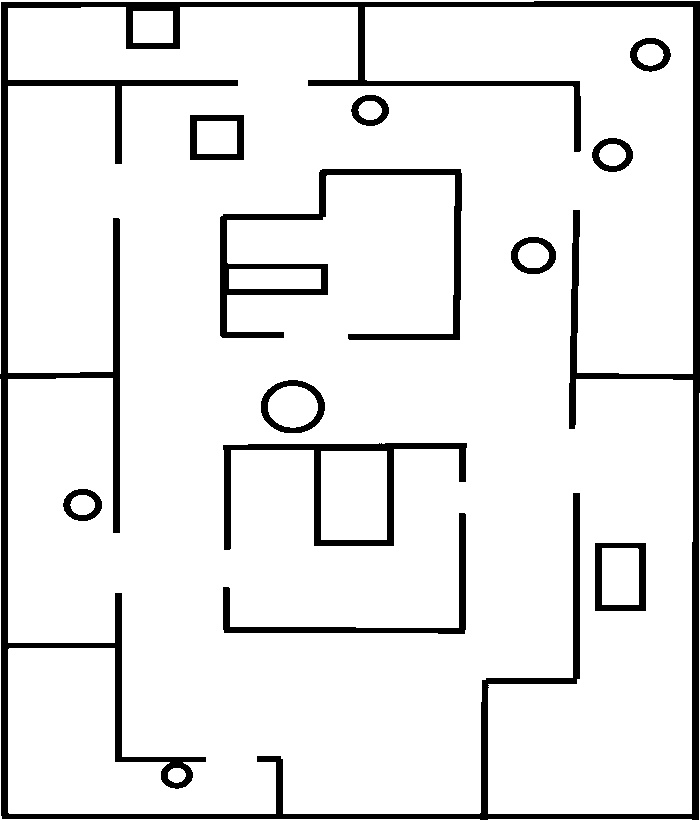
#> input picture path_planning_test/d-star-lite/dstarlite_map_planning_v2/assets/Map_2.jpg, 700 x 820 px, found by its file name
$ python inflation_layer.py   (older library calls are emulated)
#> lines starting #> are read from the running program, lines starting #| are printed output that depends on the picture; after the words box and inside, x2 and y2 are one past the last pixel; in counts of white or black regions, pixels touching at a corner belong together
import cv2
import numpy as np

# Load the image
img = cv2.imread("dstarlite_map_based/assets/Map_2.jpg", cv2.IMREAD_GRAYSCALE)
#> img is the input picture: shape (820, 700); min 0, max 255, mean 231.1

# Convert to binary format
img_bin = cv2.threshold(img, 128, 1, cv2.THRESH_BINARY)[1]
#> img_bin: shape (820, 700); values 0 (black) and 1 (white), 90.6% white; 12 black regions, largest, box (x1, y1, x2, y2) and area: (0, 1, 700, 820) 34525, (220, 169, 462, 340) 5994, (223, 443, 467, 550) 4185

# Calculate the distance transform
dist_transform = cv2.distanceTransform(img_bin, cv2.DIST_L2, 3)
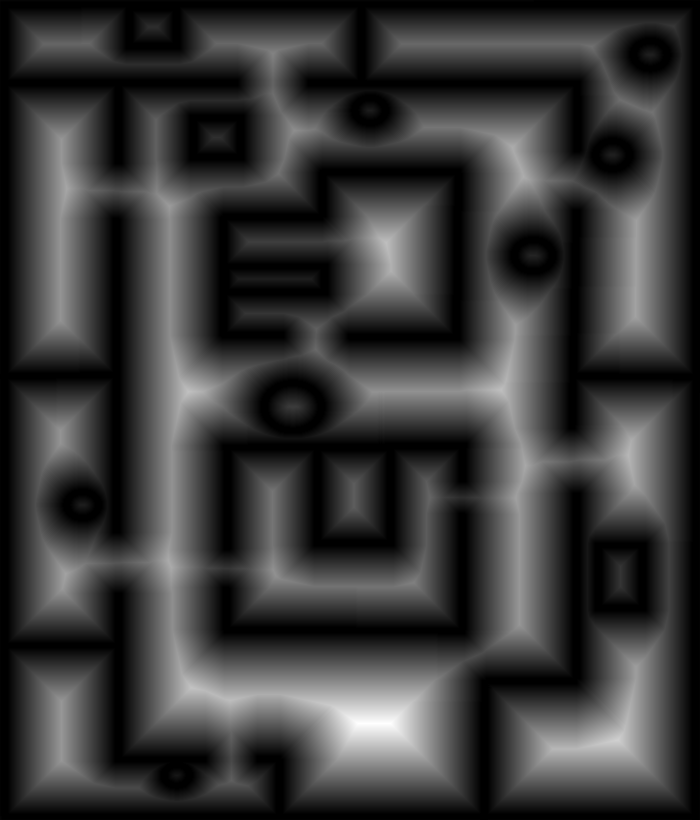
#> dist_transform: shape (820, 700) float32; min 0, max 86.91, mean 20.2; drawn with min black and max white

# Apply dilation operation
robot_size = 15 # Define the size of the robot
kernel = cv2.getStructuringElement(cv2.MORPH_ELLIPSE, (robot_size, robot_size))
inflated_dist_transform = cv2.dilate(dist_transform, kernel)
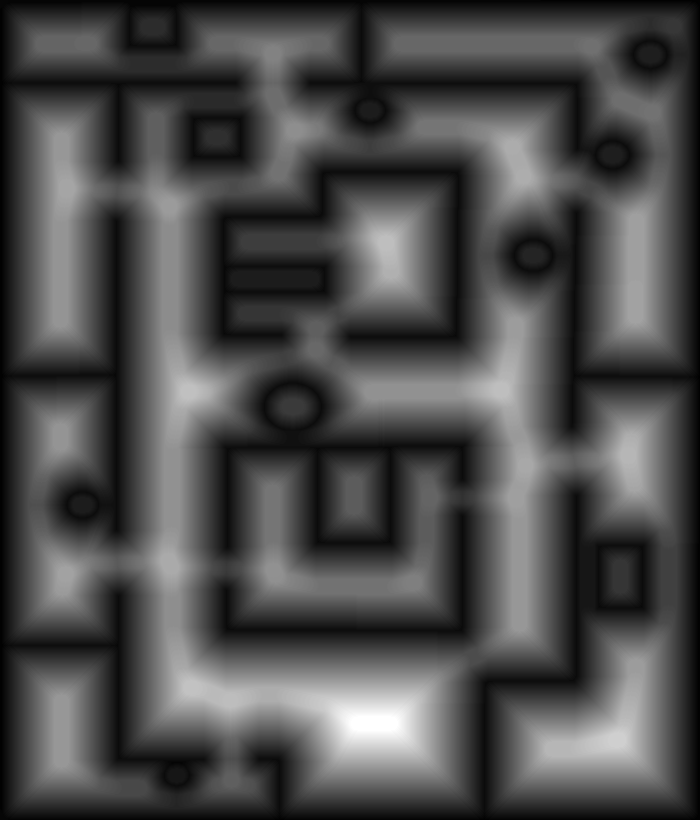
#> inflated_dist_transform: shape (820, 700) float32; min 0, max 86.91, mean 26.3; drawn with min black and max white

# Convert back to binary format
inflated_bin = cv2.threshold(inflated_dist_transform, robot_size, 1, cv2.THRESH_BINARY)[1]
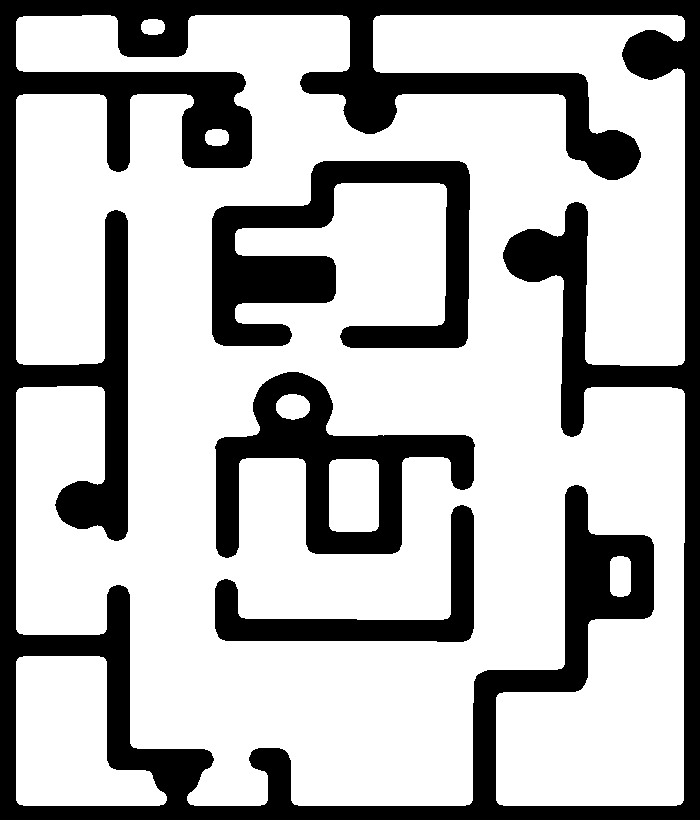
#> inflated_bin: shape (820, 700) float32; values 0 (black) and 1 (white), 70.7% white; 4 black regions, box (x1, y1, x2, y2) and area: (0, 0, 700, 820) 120517, (212, 161, 470, 348) 21191, (215, 372, 475, 558) 17732, (215, 505, 474, 642) 8994
inflated_bin = inflated_bin.astype(np.uint8)
bitwise_op = cv2.bitwise_xor(img_bin, inflated_bin)
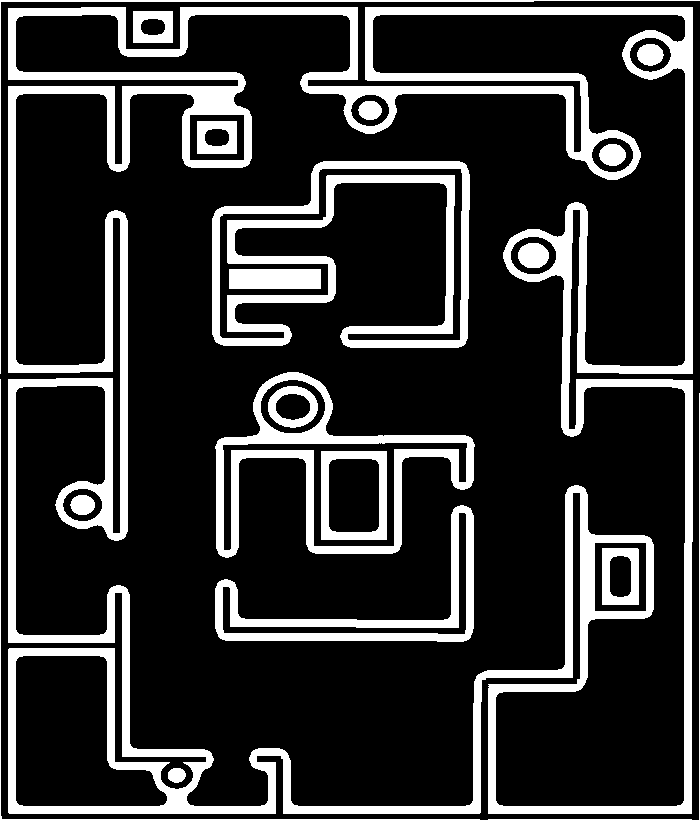
#> bitwise_op: shape (820, 700); values 0 (black) and 1 (white), 20% white; 20 white regions, largest, box (x1, y1, x2, y2) and area: (8, 7, 693, 814) 71533, (212, 161, 470, 348) 13357, (215, 372, 475, 558) 9278
bitwise_op = np.where(bitwise_op == 1, 0, 1)
bitwise_op*=255
# print(bitwise_op)

# Calculate the distance transform
dist_transform_2 = cv2.distanceTransform(inflated_bin, cv2.DIST_L2, 3)
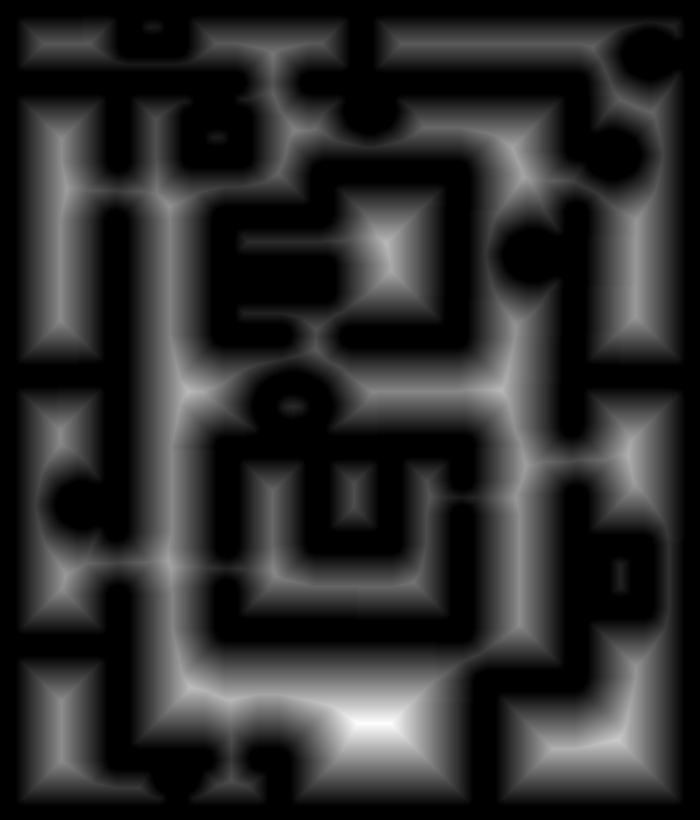
#> dist_transform_2: shape (820, 700) float32; min 0, max 79.27, mean 14; drawn with min black and max white
img_normalized = cv2.normalize(dist_transform_2, None, 0, 1.0, cv2.NORM_MINMAX, dtype=cv2.CV_32F)
img_dist_thres = np.where(img_normalized*2 > 1, 1, img_normalized*2)
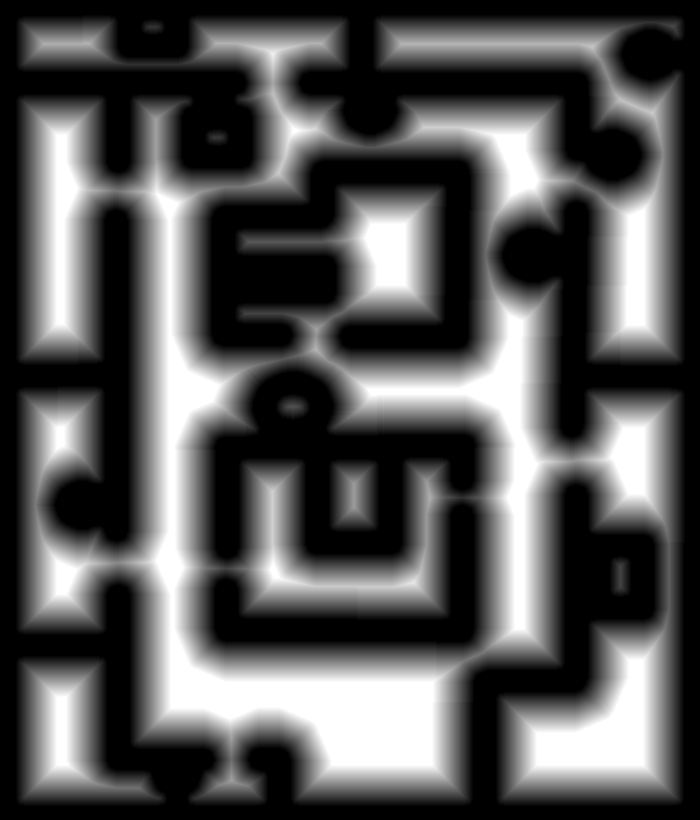
#> img_dist_thres: shape (820, 700) float32; min 0, max 1, mean 0.338
img_dist_thres *= 255

# Save the result
cv2.imshow("Inflation Layer", img_dist_thres.astype(np.uint8))
cv2.imshow("Org Layer", img.astype(np.uint8))
cv2.waitKey(0)

cv2.imwrite("dstarlite_map_based_v3/assets/inflated_map_3.jpg", img_dist_thres.astype(np.uint8))

$ run again, with path_planning_test/d-star-lite/dstarlite_map_planning_v2/assets/Map_1.jpg copied over path_planning_test/d-star-lite/dstarlite_map_planning_v2/assets/Map_2.jpg
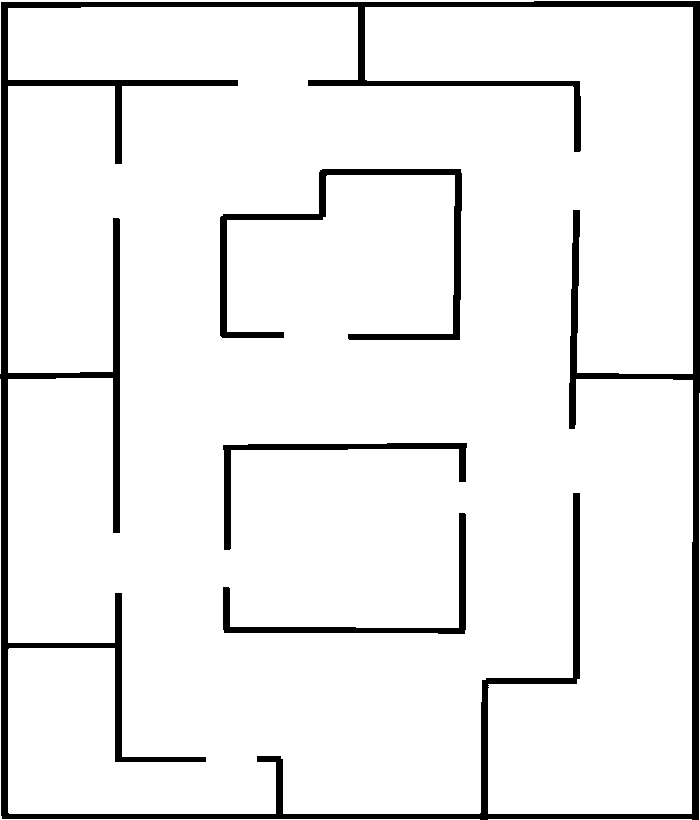
#> input picture path_planning_test/d-star-lite/dstarlite_map_planning_v2/assets/Map_1.jpg, 700 x 820 px, found by its file name
#> img is the input picture: shape (820, 700); min 0, max 255, mean 236.1
#> img_bin: shape (820, 700); values 0 (black) and 1 (white), 92.6% white; 4 black regions, box (x1, y1, x2, y2) and area: (0, 1, 700, 820) 33072, (220, 169, 462, 340) 4702, (223, 513, 466, 634) 2452, (223, 443, 467, 550) 2329
#> `inflated_bin = cv2.threshold(inflated_dist_transform, robot_size, 1, c..`:
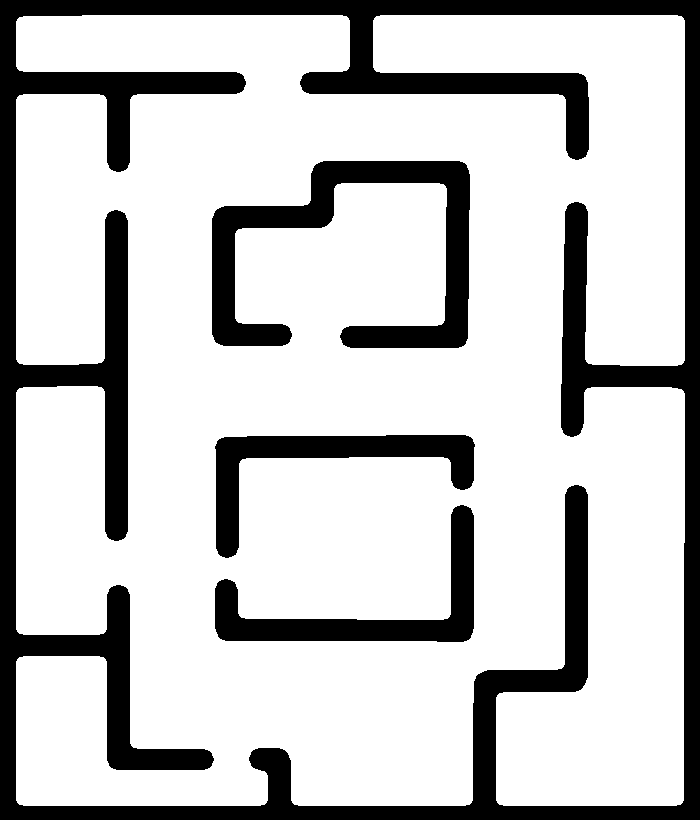
#> inflated_bin: shape (820, 700) float32; values 0 (black) and 1 (white), 77.2% white; 4 black regions, box (x1, y1, x2, y2) and area: (0, 0, 700, 820) 96589, (212, 161, 470, 348) 16476, (215, 505, 474, 642) 8994, (215, 435, 475, 558) 8533
#> `img_dist_thres = np.where(img_normalized*2 > 1, 1, img_normalized*2)`:
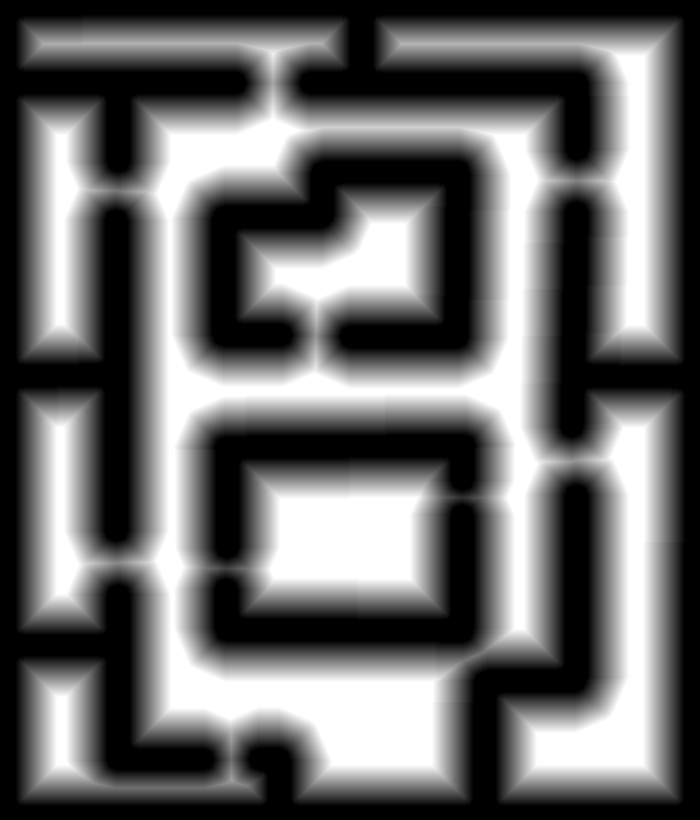
#> img_dist_thres: shape (820, 700) float32; min 0, max 1, mean 0.424

$ run again, with path_planning_test/d-star-lite/dstarlite_map_planning_v2/assets/inflated_map.jpg copied over path_planning_test/d-star-lite/dstarlite_map_planning_v2/assets/Map_2.jpg
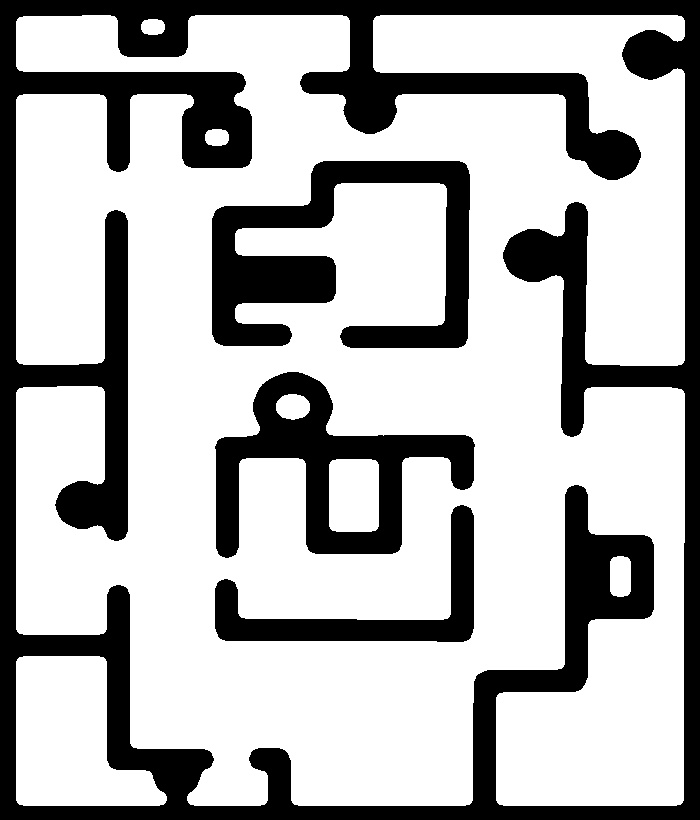
#> input picture path_planning_test/d-star-lite/dstarlite_map_planning_v2/assets/inflated_map.jpg, 700 x 820 px, found by its file name
#> img is the input picture: shape (820, 700); min 0, max 255, mean 180.2
#> img_bin: shape (820, 700); values 0 (black) and 1 (white), 70.7% white; 4 black regions, box (x1, y1, x2, y2) and area: (0, 0, 700, 820) 120517, (212, 161, 470, 348) 21191, (215, 372, 475, 558) 17732, (215, 505, 474, 642) 8994
#> `inflated_bin = cv2.threshold(inflated_dist_transform, robot_size, 1, c..`:
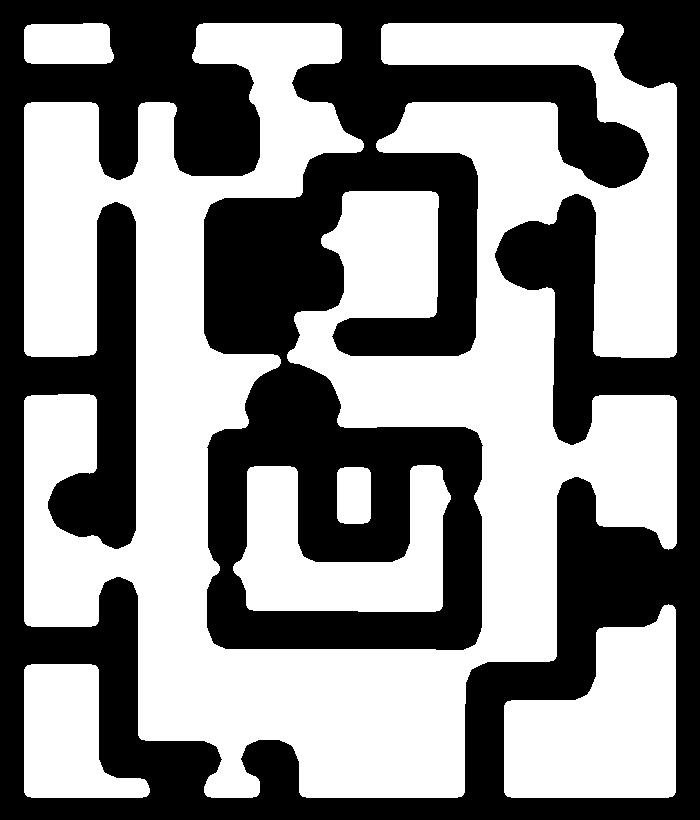
#> inflated_bin: shape (820, 700) float32; values 0 (black) and 1 (white), 53.3% white; 1 black region, box (x1, y1, x2, y2) and area: (0, 0, 700, 820) 268056
#> `img_dist_thres = np.where(img_normalized*2 > 1, 1, img_normalized*2)`:
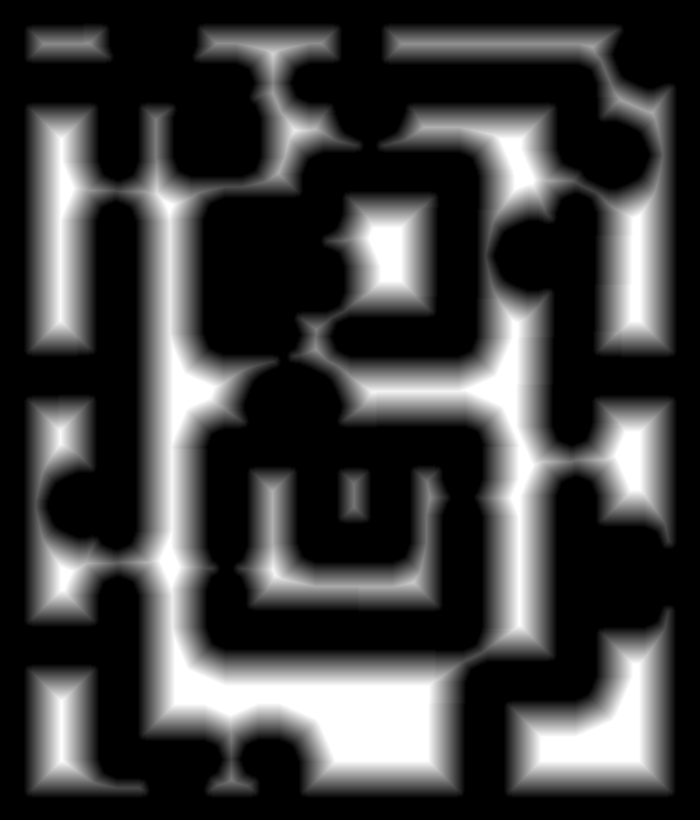
#> img_dist_thres: shape (820, 700) float32; min 0, max 1, mean 0.246
